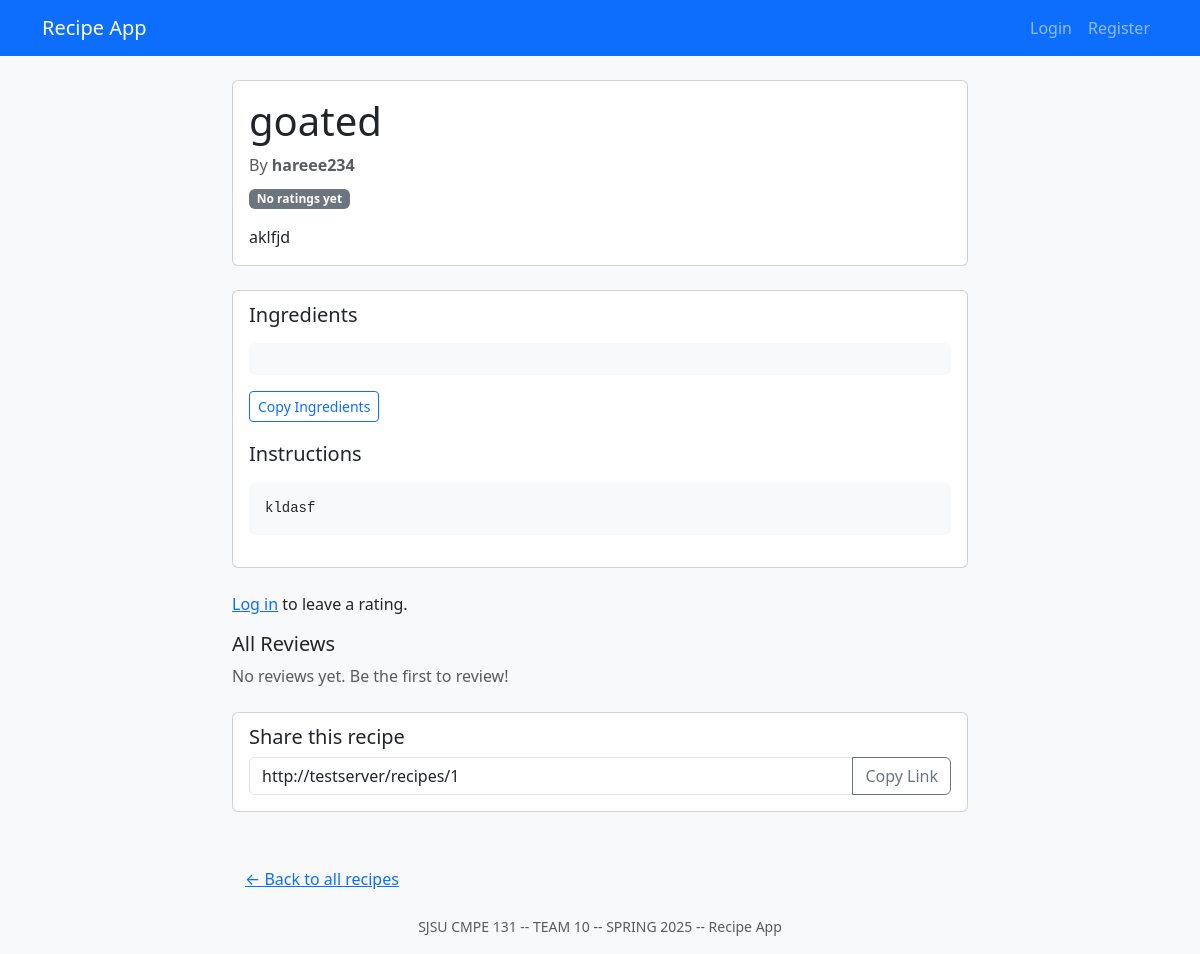
The page /recipes/1 on the database as committed earlier.
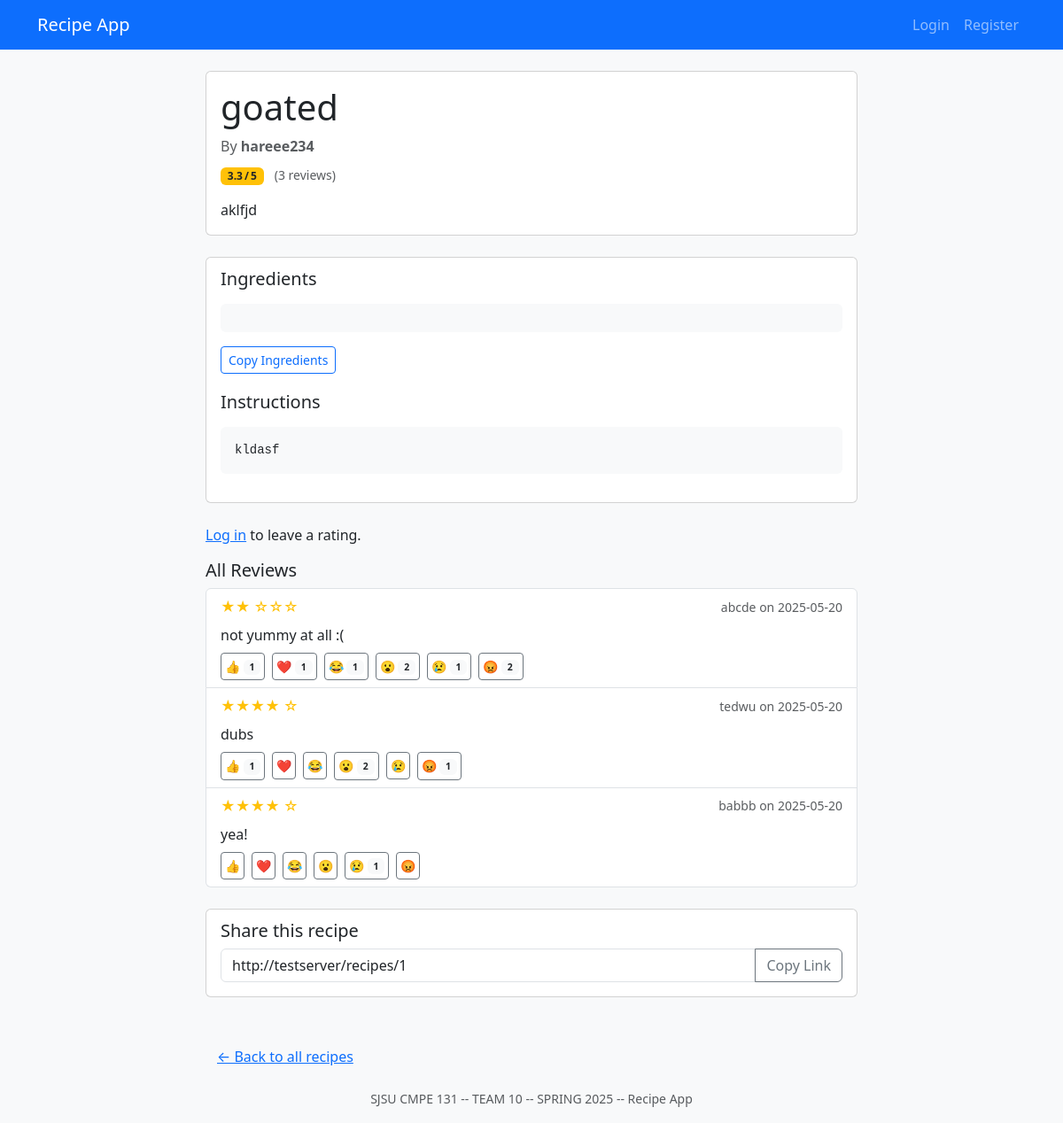
The same page on the database as committed later.
### app/models.py (models this page shows)
class Rating(db.Model):
    id = db.Column(db.Integer, primary_key=True)
    value = db.Column(db.Integer, nullable=False)  # 1-5 stars
    comment = db.Column(db.Text, nullable=True)    # Optional review text
    created_at = db.Column(db.DateTime(timezone=True), server_default=func.now())
    recipe_id = db.Column(db.Integer, db.ForeignKey('recipe.id'), nullable=False)
    user_id = db.Column(db.Integer, db.ForeignKey('user.id'), nullable=False)
    __table_args__ = (db.UniqueConstraint('recipe_id', 'user_id', name='_recipe_user_rating_uc'),)
    reactions = db.relationship(
        'Reaction',
        backref='rating',
        lazy='dynamic',
        cascade="all, delete-orphan"
    )

class User(UserMixin, db.Model):
    id = db.Column(db.Integer, primary_key=True)
    username = db.Column(db.String(100), unique=True, nullable=False)
    email = db.Column(db.String(120), unique=True, nullable=False)
    password = db.Column(db.String(200), nullable=False)
    recipes = db.relationship('Recipe', backref='author', lazy=True)
    ratings = db.relationship('Rating', backref='user', lazy=True)
    recipes = db.relationship('Recipe', backref='author', lazy=True)
    saved = db.relationship(
        'Recipe',
        secondary=saved_recipes,
        backref=db.backref('saved_by', lazy='dynamic'),
        lazy='dynamic',
    )

### app/routes.py (the view)
@app.route('/recipes/<int:recipe_id>')
def view_recipe(recipe_id):
    user = get_current_user()
    recipe = Recipe.query.get_or_404(recipe_id)
    user_rating = None
    if user:
        user_rating = Rating.query.filter_by(
            recipe_id=recipe_id,
            user_id=user.id
        ).first()
    return render_template(
        'view_recipe.html',
        recipe=recipe,
        user=user,
        user_rating=user_rating
    )

### app/models.py (called while the page is built)
    def avg_rating(self):
        if not self.ratings:
            return 0
        return round(sum(r.value for r in self.ratings) / len(self.ratings), 1)

### app/routes.py (called while the page is built)
def get_current_user():
    uid = session.get("user_id")
    return User.query.get(uid) if uid else None

### app/templates/view_recipe.html (shortened to what the changed rows need)
{% extends "base.html" %}
{% block content %}
<div class="row justify-content-center">
    <div class="col-lg-8">
        <div class="card mb-4">
            <div class="card-body">
                <h1 class="card-title">{{ recipe.title }}</h1>
                <div class="mb-3">
                    {% if recipe.ratings %}
                    <span class="badge bg-warning text-dark me-2">
                        {{ recipe.avg_rating() }} / 5
                    </span>
                    <small class="text-muted">({{ recipe.ratings|length }} review{% if recipe.ratings|length != 1 %}s{%
                        endif %})</small>
                    {% else %}
                    <span class="badge bg-secondary">No ratings yet</span>
                    {% endif %}
                </div>
            </div>
        </div>
        <div class="mb-4">
            <h5>All Reviews</h5>
            {% if recipe.ratings %}
            <ul class="list-group">
                {% for rating in recipe.ratings %}
                <li class="list-group-item">
                    <div class="d-flex justify-content-between align-items-center mb-2">
                        <div class="text-warning">
                            {% for i in range(rating.value) %}&#9733;{% endfor %}
                            {% for i in range(5 - rating.value) %}&#9734;{% endfor %}
                        </div>
                        <small class="text-muted">
                            {{ rating.user.username }} on {{ rating.created_at.strftime('%Y-%m-%d') }}
                        </small>
                    </div>
                    {% if rating.comment %}
                    <p class="mb-0">{{ rating.comment }}</p>
                    {% endif %}
                    <div class="mt-2 d-flex align-items-center reactions">
                        {% set EMOJIS = ['👍','❤️','😂','😮','😢','😡'] %}
                        {% for emoji in EMOJIS %}
                        {% set count = rating.reactions.filter_by(emoji=emoji).count() %}
                        {% set reacted = user and rating.reactions.filter_by(user_id=user.id, emoji=emoji).first() %}
                        <form method="POST" action="{{ url_for('react_to_comment', rating_id=rating.id) }}"
                            class="me-2 d-inline">
                            <button type="submit"
                                class="btn btn-sm p-1 {{ reacted and 'btn-warning' or 'btn-outline-secondary' }}"
                                title="{{ reacted and 'Remove your reaction' or 'React' }}">
                                {{ emoji }}
                                {% if count > 0 %}
                                <span class="badge bg-light text-dark">{{ count }}</span>
                                {% endif %}
                            </button>
                        </form>
                        {% endfor %}
                    </div>
                </li>
                {% endfor %}
            </ul>
            {% else %}
            <p class="text-muted">No reviews yet. Be the first to review!</p>
            {% endif %}
        </div>
    </div>
</div>
{% endblock %}

Rows that differ between the two databases and show on the page:
added Rating: avg_rating "3.3", user.username "abcde", created_at "2025-05-20", comment "not yummy at all :(", EMOJIS "👍" "❤️" "😂" "😮" "😢" "😡", EMOJIS "1" "1" "1" "2" "1" "2"
added Rating: user.username "tedwu", created_at "2025-05-20", comment "dubs", EMOJIS "👍" "❤️" "😂" "😮" "😢" "😡", EMOJIS "1" "2" "1"
added Rating: user.username "babbb", created_at "2025-05-20", comment "yea!", EMOJIS "👍" "❤️" "😂" "😮" "😢" "😡", EMOJIS "1"
Other text that changed with them:
{{ recipe.ratings|length }}: (not shown) → "3"
text no longer shown: "No ratings yet No reviews yet. Be the first to review!"
text now shown: "/ 5 ( review s )"
